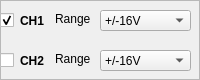
                                            <widget class="QFrame" name="frame_11">
                                                <property name="minimumSize">
                                                    <size>
                                                        <width>0</width>
                                                        <height>80</height>
                                                    </size>
                                                </property>
                                                <property name="maximumSize">
                                                    <size>
                                                        <width>16777215</width>
                                                        <height>115</height>
                                                    </size>
                                                </property>
                                                <property name="frameShape">
                                                    <enum>QFrame::StyledPanel</enum>
                                                </property>
                                                <property name="frameShadow">
                                                    <enum>QFrame::Raised</enum>
                                                </property>
                                                <property name="class" stdset="0">
                                                    <string>PeripheralCollectionInner</string>
                                                </property>
                                                <widget class="QLabel" name="CH1_LABEL">
                                                    <property name="geometry">
                                                        <rect>
                                                            <x>20</x>
                                                            <y>10</y>
                                                            <width>51</width>
                                                            <height>21</height>
                                                        </rect>
                                                    </property>
                                                    <property name="font">
                                                        <font>
                                                            <weight>75</weight>
                                                            <bold>true</bold>
                                                        </font>
                                                    </property>
                                                    <property name="text">
                                                        <string>CH1</string>
                                                    </property>
                                                </widget>
                                                <widget class="QLabel" name="CH2_LABEL">
                                                    <property name="geometry">
                                                        <rect>
                                                            <x>20</x>
                                                            <y>50</y>
                                                            <width>51</width>
                                                            <height>21</height>
                                                        </rect>
                                                    </property>
                                                    <property name="font">
                                                        <font>
                                                            <weight>75</weight>
                                                            <bold>true</bold>
                                                        </font>
                                                    </property>
                                                    <property name="text">
                                                        <string>CH2</string>
                                                    </property>
                                                </widget>
                                                <widget class="QComboBox" name="CH1GainBox">
                                                    <property name="geometry">
                                                        <rect>
                                                            <x>100</x>
                                                            <y>10</y>
                                                            <width>91</width>
                                                            <height>21</height>
                                                        </rect>
                                                    </property>
                                                    <item>
                                                        <property name="text">
                                                            <string>+/-16V</string>
                                                        </property>
                                                    </item>
                                                    <item>
                                                        <property name="text">
                                                            <string>+/-8V</string>
                                                        </property>
                                                    </item>
                                                    <item>
                                                        <property name="text">
                                                            <string>+/-4V</string>
                                                        </property>
                                                    </item>
                                                    <item>
                                                        <property name="text">
                                                            <string>+/-3V</string>
                                                        </property>
                                                    </item>
                                                    <item>
                                                        <property name="text">
                                                            <string>+/-2V</string>
                                                        </property>
                                                    </item>
                                                    <item>
                                                        <property name="text">
                                                            <string>+/-1.5V</string>
                                                        </property>
                                                    </item>
                                                    <item>
                                                        <property name="text">
                                                            <string>+/-1V</string>
                                                        </property>
                                                    </item>
                                                    <item>
                                                        <property name="text">
                                                            <string>+/-500mV</string>
                                                        </property>
                                                    </item>
                                                </widget>
                                                <widget class="QLabel" name="label_30">
                                                    <property name="geometry">
                                                        <rect>
                                                            <x>55</x>
                                                            <y>10</y>
                                                            <width>51</width>
                                                            <height>17</height>
                                                        </rect>
                                                    </property>
                                                    <property name="text">
                                                        <string>Range</string>
                                                    </property>
                                                </widget>
                                                <widget class="QLabel" name="label_31">
                                                    <property name="geometry">
                                                        <rect>
                                                            <x>55</x>
                                                            <y>50</y>
                                                            <width>51</width>
                                                            <height>17</height>
                                                        </rect>
                                                    </property>
                                                    <property name="text">
                                                        <string>Range</string>
                                                    </property>
                                                </widget>
                                                <widget class="QCheckBox" name="CH1_ENABLE">
                                                    <property name="geometry">
                                                        <rect>
                                                            <x>0</x>
                                                            <y>10</y>
                                                            <width>21</width>
                                                            <height>20</height>
                                                        </rect>
                                                    </property>
                                                    <property name="text">
                                                        <string/>
                                                    </property>
                                                    <property name="checked">
                                                        <bool>true</bool>
                                                    </property>
                                                </widget>
                                                <widget class="QCheckBox" name="CH2_ENABLE">
                                                    <property name="geometry">
                                                        <rect>
                                                            <x>0</x>
                                                            <y>50</y>
                                                            <width>21</width>
                                                            <height>20</height>
                                                        </rect>
                                                    </property>
                                                    <property name="text">
                                                        <string/>
                                                    </property>
                                                </widget>
                                                <widget class="QComboBox" name="CH2GainBox">
                                                    <property name="geometry">
                                                        <rect>
                                                            <x>100</x>
                                                            <y>50</y>
                                                            <width>91</width>
                                                            <height>21</height>
                                                        </rect>
                                                    </property>
                                                    <item>
                                                        <property name="text">
                                                            <string>+/-16V</string>
                                                        </property>
                                                    </item>
                                                    <item>
                                                        <property name="text">
                                                            <string>+/-8V</string>
                                                        </property>
                                                    </item>
                                                    <item>
                                                        <property name="text">
                                                            <string>+/-4V</string>
                                                        </property>
                                                    </item>
                                                    <item>
                                                        <property name="text">
                                                            <string>+/-3V</string>
                                                        </property>
                                                    </item>
                                                    <item>
                                                        <property name="text">
                                                            <string>+/-2V</string>
                                                        </property>
                                                    </item>
                                                    <item>
                                                        <property name="text">
                                                            <string>+/-1.5V</string>
                                                        </property>
                                                    </item>
                                                    <item>
                                                        <property name="text">
                                                            <string>+/-1V</string>
                                                        </property>
                                                    </item>
                                                    <item>
                                                        <property name="text">
                                                            <string>+/-500mV</string>
                                                        </property>
                                                    </item>
                                                </widget>
                                            </widget>
